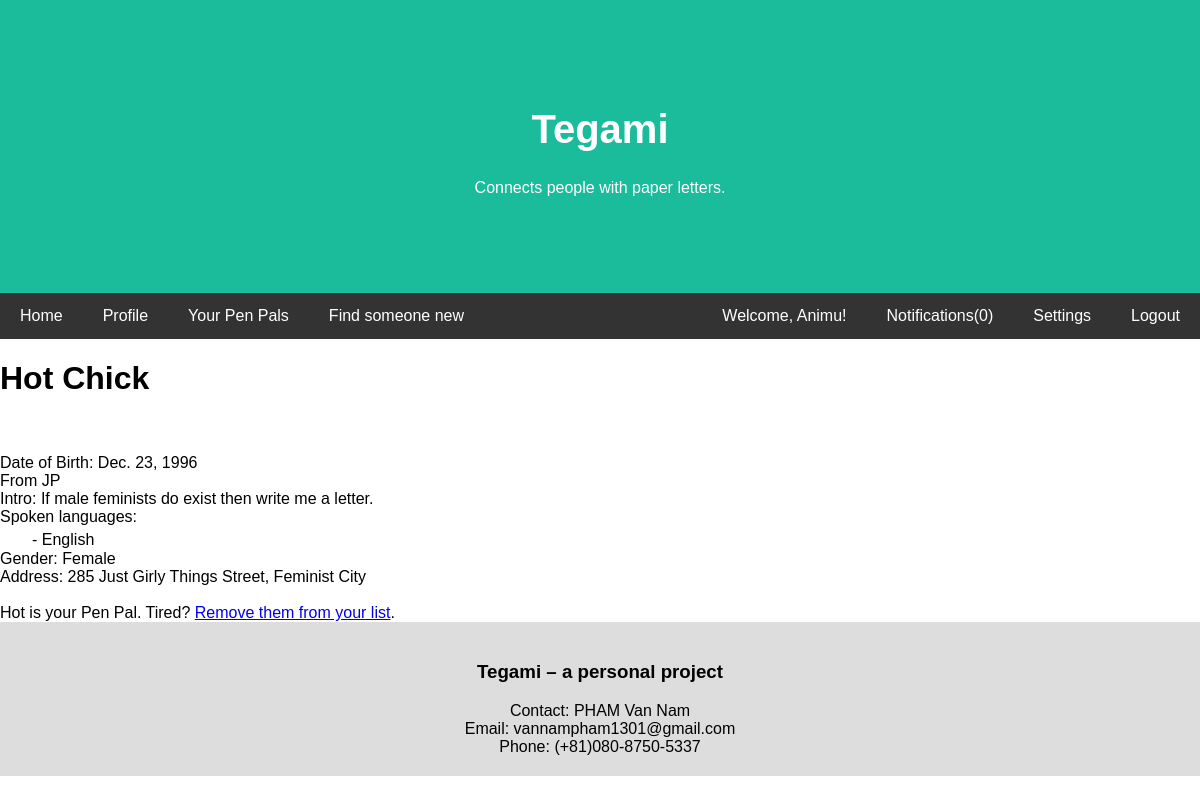
Page /account/profile/user3/ (signed in) on the committed database.
### userController/models.py (models this page shows, shortened)
class Profile(models.Model):
    user = models.OneToOneField(User, on_delete=models.CASCADE, related_name='profile')
    GENDER_FEMALE = 0
    GENDER_MALE = 1
    GENDER_CHOICES = [(GENDER_FEMALE, 'Female'), (GENDER_MALE, 'Male')]
    gender = models.IntegerField(choices=GENDER_CHOICES, default=GENDER_MALE)
    intro = models.TextField(max_length=500, blank=True)
    COUNTRY_CHOICES = [
        ('VN', 'Vietnam'),
        ('JP', 'Japan')
        ]
    country = models.CharField(max_length=2, choices=COUNTRY_CHOICES, default='JP')
    address = models.CharField(max_length=100, blank=True)
    DoB = models.DateField(null=True, blank=True)
    profile_pic = models.CharField(max_length=500, blank=True)
    spoken_languages= models.CharField(max_length=100, default="en")
    def count_unread_notis(self):
        notis= self.user.notifications.filter(read=False).count()
        return notis
    def languages_get_as_list(self):
        return self.spoken_languages.split(',')

### userController/views.py (the view)
# urls.py: path('profile/<str:username>/', views.profile_other, name='profile_other'),
@login_required
def profile_other(request, username):
    if (username == request.user.username):
        return redirect('profile')
    user= User.objects.get(username=username)
    profile= Profile.objects.get(user=user)
    current_profile= Profile.objects.get(user=request.user)
    try:
        sent_match_request= MatchRequest.objects.get(requester=current_profile, receiver=profile)
    except MatchRequest.DoesNotExist:
        sent_match_request= None
    try:
        received_match_request= MatchRequest.objects.get(requester=profile, receiver=current_profile)
    except MatchRequest.DoesNotExist:
        received_match_request= None
    is_pal= PalList.is_pal(current_profile, profile)
    lang_list= profile.languages_get_as_list()
    lang_list_decoded= []
    for lang in lang_list:
        lang_list_decoded.append(LANGUAGE_CODE[lang])
    context= {
        'profile': profile,
        'sent_request': sent_match_request,
        'received_request': received_match_request,
        'is_pal': is_pal,
        'lang_list': lang_list_decoded
        }
    return render(request, 'basic_interface/profile_other.html', context)

### matching/models.py (called while the page is built)
    @classmethod
    def is_pal(cls, current_profile, target_profile):
        p, created= cls.objects.get_or_create(profile=current_profile)
        if (created == True):
            return 0
        elif target_profile in p.pal_list.all():
            return 1
        return 0

### templates/basic_interface/profile_other.html (shortened to what this page needs)
{% extends "./../common/template.html" %}
{% block content %}
<h1>{{ profile.user.first_name }} {{ profile.user.last_name }}</h1>
<br>
<br>
Date of Birth: {{ profile.DoB }}
<br>
From {{ profile.country }}
<br>
Intro: {{ profile.intro }}
<br>
Spoken languages:
<br>
{% for lang in lang_list %}
　　- {{ lang }} <br>
{% endfor %}
{% if profile.gender == 0 %}
    Gender: Female
{% else %}
    Gender: Male
{% endif %}
<br>
{% if is_pal == 1 %}
    Address: {{ profile.address }}
    <br><br>
    {{ profile.user.first_name }} is your Pen Pal. Tired? <a href="{% url 'matching_remove_confirm' profile.user.username %}">Remove them from your list</a>.
{% elif sent_request %}
    You already sent this user a Pen Pal request on {{ sent_request.time }}. Please be patient.
{% else %}
    Want to write {{ profile.user.first_name }} a letter? <a href="{% url 'matching_confirm' profile.user.username %}">Send Pen Pal request</a>.
{% endif %}
{% endblock %}

### templates/common/template.html (shortened to what this page needs)
<!DOCTYPE html>
<html lang="en">
<head>
{% load static %}
<link rel="stylesheet" href="{% static 'css/styles.css' %}">
</head>
<body>
<a href="{% url 'home' %}" style="text-decoration: none;">
<div class="header">
  <h1>Tegami</h1>
  <p>Connects people with paper letters.</p>
</div></a>
<div class="navbar">
  <a href="{% url 'home' %}">Home</a>
  <a href="{% url 'profile' %}">Profile</a>
  <a href="{% url 'current_pals' %}">Your Pen Pals</a>
  <a href="{% url 'matching_query' %}">Find someone new</a>
  {% if user.is_authenticated %}
    <a href="{% url 'logout' %}" class="right">Logout</a>
    <a href="{% url 'settings' %}" class="right">Settings</a>
    <a href="{% url 'notifications' %}" class="right">Notifications({{ user.profile.count_unread_notis }})</a>
    <a href="{% url 'profile' %}" class="right">Welcome, {{ user.first_name }}!</a>
  {% else %}
    <a href="{% url 'register' %}" class="right">Register</a>
    <a href="{% url 'login' %}" class="right">Login</a>
  {% endif %}
</div>
<div>
    {% block content %}{% endblock %}
</div>
<div class="footer">
  <h3>Tegami – a personal project</h3>
  Contact: PHAM Van Nam <br>
  Email: vannampham1301@gmail.com<br>
  Phone: (+81)080-8750-5337
</div>
</body>
</html>

### static/css/styles.css (style rules this page uses)
* { box-sizing: border-box; }
body { font-family: Arial, Helvetica, sans-serif; margin: 0; }
.header { padding: 80px; text-align: center; background: #1abc9c; color: white; }
.header h1 { font-size: 40px; }
.navbar { overflow: hidden; background-color: #333; position: sticky; position: -webkit-sticky; top: 0; }
.navbar a { float: left; display: block; color: white; text-align: center; padding: 14px 20px; text-decoration: none; }
.navbar a.right { float: right; }
.footer { padding: 20px; text-align: center; background: #ddd; }

### rows in the picture
Profile: user.first_name "Hot", user.last_name "Chick", DoB "Dec. 23, 1996", country "JP", intro "If male feminists do exist then write me a letter.", address "285 Just Girly Things Street, Feminist City"

### other values in the picture
{{ user.profile.count_unread_notis }} "0"
{{ user.first_name }} "Animu"
{{ lang }} "English"
